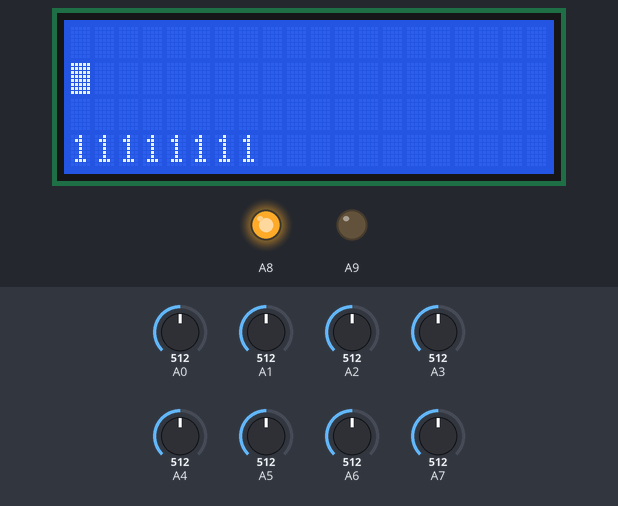
The sketch below on a simulated Arduino Mega 2560, built with avr-gcc and run on an emulated ATmega2560. On the bench: 20×4 character LCD, output pins drawn as LEDs (lit = HIGH). The test bench sets the inputs (shaded band); at power-on: A0 = 512, A3 = 512, A1 = 512, A2 = 512, A4 = 512, A5 = 512, A6 = 512, A7 = 512. What the sketch prints to the serial monitor is not drawn.

Above: at 1.2 s.
1.3 s: A0 set to 23
4.3 s: A0 set to 18
At 5.6 s:
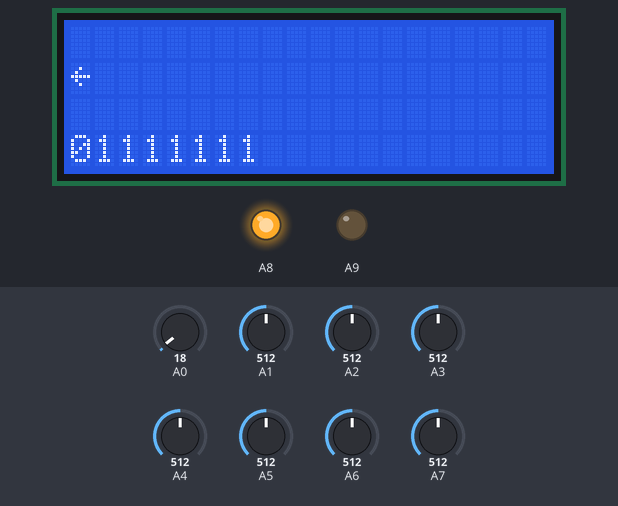
At 7.0 s:
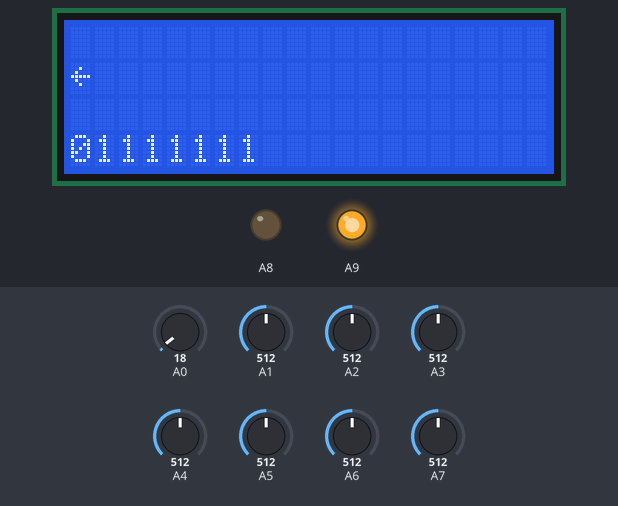
7.3 s: A3 set to 44
10.3 s: A3 set to 37
At 13.0 s:
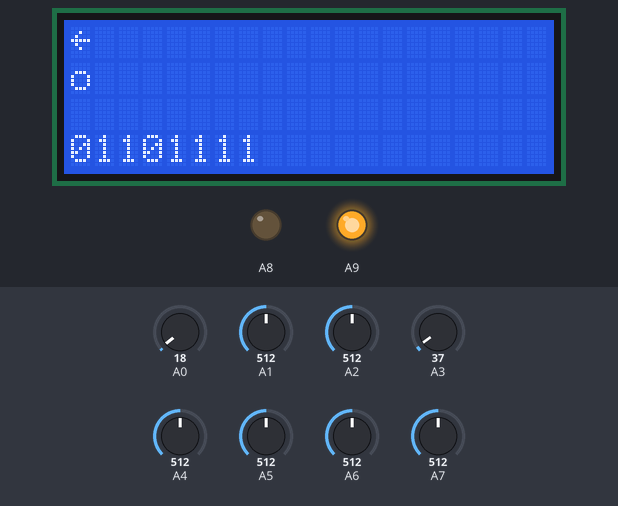
13.3 s: A1 set to 33
16.3 s: A1 set to 28
At 17.6 s:
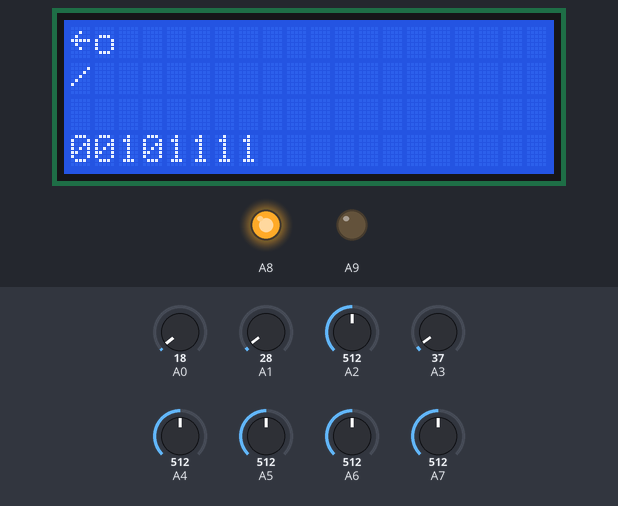
Timing chart, 0 to 19.6 s (numbered marks = the images above; inputs shaded):
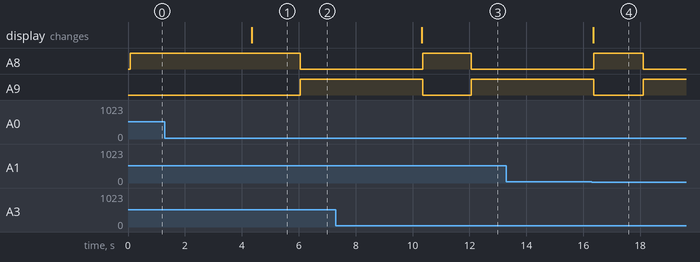

The sketch:

punchcardreader.ino
```cpp
/*
Bryson Crader & Theodore Tran
CS 2810 Computer Architecture Sec. 001
Term Project - Punch Card Reader
Primary Author: Bryson Crader
*/
#include <LiquidCrystal_I2C.h>

LiquidCrystal_I2C lcd(0x27, 20, 4); // I2C address 0x27, 20 column and 4 rows


void setup() {
    Serial.begin(9600); //initialize serial communication
    pinMode(A0, INPUT);
    pinMode(A1, INPUT);
    pinMode(A2, INPUT);
    pinMode(A3, INPUT);
    pinMode(A4, INPUT);
    pinMode(A5, INPUT);
    pinMode(A6, INPUT);
    pinMode(A7, INPUT);

    pinMode(A8, OUTPUT);
    pinMode(A9, OUTPUT);

    lcd.init(); // initialize the lcd
    lcd.backlight();

}

char readChar() {
    unsigned int val = 0;
    int thresholds[] = {20, 30, 25, 40, 10, 15, 30, 20};
    for (int i = 0; i < 8; i++) {
        lcd.setCursor(i, 3);
        int read = analogRead(i);
        int bit = (read > thresholds[i] ? 1 : 0) << i;
        lcd.print(bit>0?"1":"0");

        if (bit > 0){
            int bitVal = (int)(pow(2, abs(7-i))+0.5);
            val += bitVal;
        }
    }
    return (char)val;
}


char strBuffer[20];
int strPos = 0;
int sameCount;
int sameThreshold = 50;
char lastChar = ' ';

void loop() {
    char c = readChar();
    lcd.setCursor(0, 1);
    lcd.print(c);

    // by default, all reading true == -1, if this is true, there should be no card.
    // so we simple stall in this case until something is read.
    if (c < 0) {
        sameCount = 0;
    }

    // in any other case, if the reading is consistent between loops, record how long the character is the same
    if (lastChar == c) {
        sameCount++;
    }

    // if the letter has been the same for a while, toggle lights
    // Once the card moves again, write the previously read letter to a string
    if (sameCount > sameThreshold) {
        digitalWrite(A9, HIGH);
        digitalWrite(A8, LOW);
        if (lastChar != c) {
            // push last char to strBuffer
            strBuffer[strPos++] = lastChar;
            sameCount = 0;
        }
    } else {
        digitalWrite(A9, LOW);
        digitalWrite(A8, HIGH);
    }

    if (lastChar != c) {
        sameCount = 0;
    }

    // set the last nchar to the current char of this loop
    lastChar = c;

    // if the string is too long, clear it
    if (strPos > 19) {
        strPos = 0;
    }

    lcd.setCursor(0, 0);
    for (int i = 0; i < strPos; i++)
        lcd.print(strBuffer[i]);

    Serial.print(sameCount);
    Serial.print(" > ");
    Serial.println(sameThreshold);


    delay(10);
    lcd.clear();
}
```

Measured:
- the behaviour switches between 21 and 20 on A0 (found by bisection; images 0 and 1)
- the behaviour switches between 41 and 40 on A3 (found by bisection; images 2 and 3)
- the behaviour switches between 31 and 30 on A1 (found by bisection; images 3 and 4)
- after the input at 1.3 s, every drawn part: stays the same
- after the input at 4.3 s, A8: HIGH → LOW after 1.8 s; A9: LOW → HIGH after 1.8 s; the display: changes after 0.05 s (image 1)
- after the input at 7.3 s, every drawn part: stays the same
- after the input at 10.3 s, A8: LOW → HIGH after 0.06 s, → LOW 1.7 s later; A9: HIGH → LOW after 0.06 s, → HIGH 1.7 s later; the display: changes at once (image 3)
- after the input at 13.3 s, every drawn part: stays the same
- after the input at 16.3 s, A8: LOW → HIGH after 0.07 s, → LOW 1.7 s later; A9: HIGH → LOW after 0.07 s, → HIGH 1.7 s later; the display: changes at once (image 4)
